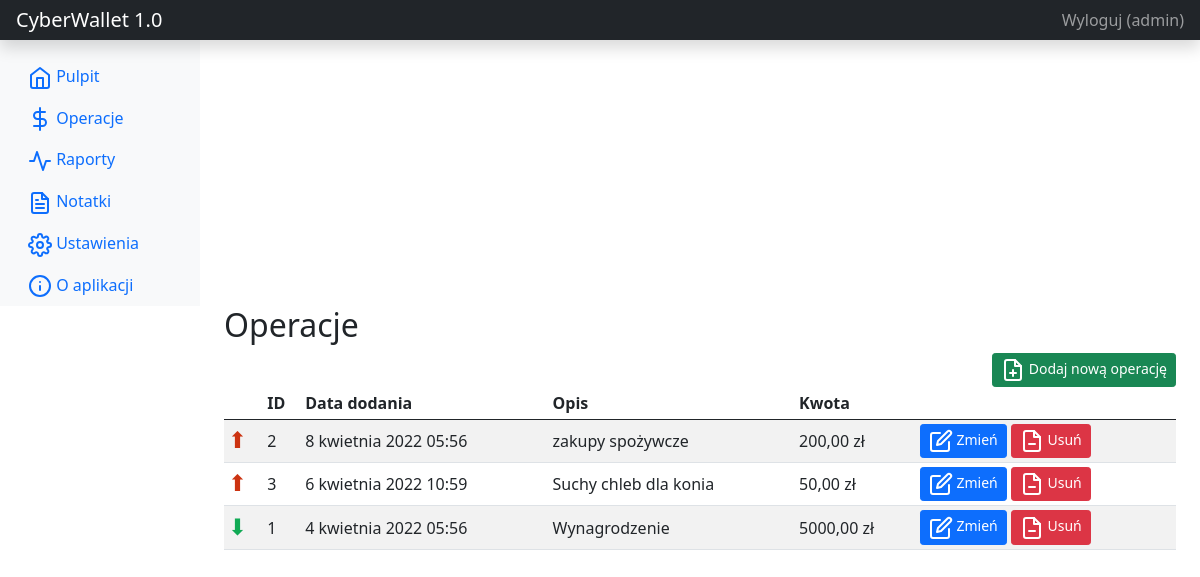
The page /read_operations/ (signed in) on the database its author committed.
### cyber_wallet_application/models.py (models this page shows)
class Operation(models.Model):
    user = models.ForeignKey(User, on_delete=models.CASCADE)
    execution_moment = models.DateTimeField()
    accounting_moment = models.DateTimeField()
    description = models.CharField(max_length=500)
    amount = models.DecimalField(max_digits=15, decimal_places=2)
    def is_income(self):
        return self.amount > 0

### cyber_wallet_application/views.py (the view)
# urls.py: path("read_operations/", views.read_operations),
@login_required(login_url=LOGIN_URL)
@require_http_methods(["GET"])
def read_operations(request):
    operations = (Operation.objects
                  .filter(user=request.user)
                  .order_by("-execution_moment"))
    return render(request, "read_operations.htm", {
        "operations": operations
    })

### cyber_wallet_application/templates/read_operations.htm
{% include "header.htm" %}
{% load mathfilters %}
<main class="col-md-9 ms-sm-auto col-lg-10 px-md-4">
            <h2>Operacje</h2>
            <div style="text-align: right;">
                <a href="/create_operation" class="btn btn-success btn-sm">
                    <span data-feather="file-plus"></span>
                    Dodaj nową operację
                </a>
            </div>
            <div class="table-responsive">
                <table class="table table-striped table-sm">
                    <thead>
                    <tr>
                        <th></th>
                        <th scope="col">ID</th>
                        <th scope="col">Data dodania</th>
                        <th scope="col">Opis</th>
                        <th scope="col">Kwota</th>
                        <th></th>
                    </tr>
                    </thead>
                    <tbody>
                        {% for operation in operations %}
                            <tr>
                                <td>{% if operation.is_income %}
                                    <span class="income">⬇</span>
                                {% else %}
                                    <span class="outcome">⬆</span>
                                {% endif %}
                                </td>
                                <td>{{ operation.id }}</td>
                                <td>{{ operation.execution_moment }}</td>
                                <td>{{ operation.description }}</td>
                                <td>{{ operation.amount|abs }} zł</td>
                                <td>
                                    <a href="/update_operation/{{ operation.id }}" class="btn btn-primary btn-sm">
                                        <span data-feather="edit"></span>
                                        Zmień
                                    </a>
                                    <a href="/delete_operation/{{ operation.id }}" class="btn btn-danger btn-sm">
                                        <span data-feather="file-minus"></span>
                                        Usuń
                                    </a>
                                </td>
                            </tr>
                        {% endfor %}
                    </tbody>
                </table>
            </div>
        </main>
{% include "footer.htm" %}

### cyber_wallet_application/templates/header.htm (shortened to what this page needs)
<!doctype html>
<html lang="pl">
<head>
    <link href="https://getbootstrap.com/docs/5.0/dist/css/bootstrap.min.css" rel="stylesheet"
>
    <link rel="stylesheet" href="https://netdna.bootstrapcdn.com/font-awesome/4.7.0/css/font-awesome.css">
    <link href="https://getbootstrap.com/docs/5.0/examples/dashboard/dashboard.css" rel="stylesheet">
            {% load static %}
</head>
<body>
<header class="navbar navbar-dark sticky-top bg-dark flex-md-nowrap p-0 shadow">
    <a class="navbar-brand col-md-3 col-lg-2 me-0 px-3" href="/">CyberWallet 1.0</a>
    <div class="navbar-nav">
        <div class="nav-item text-nowrap">
            {% if user.is_authenticated %}
            <a class="nav-link px-3" href="/accounts/logout">Wyloguj ({{ user.get_username }})</a>
            {% else %}
            <a class="nav-link px-3" href="/accounts/login">Logowanie</a>
            {% endif %}
        </div>
    </div>
</header>
{% if user.is_authenticated %}
<div class="container-fluid">
    <div class="row">
        <nav id="sidebarMenu" class="col-md-3 col-lg-2 d-md-block bg-light sidebar collapse">
            <div class="position-sticky pt-3">
                <ul class="nav flex-column">
                    <li class="nav-item">
                        <a class="nav-link {% if request.path == '/' %}active{% endif %}" href="/">
                            <span data-feather="home"></span>
                            Pulpit
                        </a>
                    </li>
                    <li class="nav-item">
                        <a class="nav-link {% if request.path == '/read_operations/' %}active{% endif %}" href="/read_operations">
                            <span data-feather="dollar-sign"></span>
                            Operacje
                        </a>
                    </li>
                    <li class="nav-item">
                        <a class="nav-link {% if request.path == '/read_reports/' %}active{% endif %}" href="/read_reports">
                            <span data-feather="activity"></span>
                            Raporty
                        </a>
                    </li>
                    <li class="nav-item">
                        <a class="nav-link {% if request.path == '/read_notes/' %}active{% endif %}" href="/read_notes">
                            <span data-feather="file-text"></span>
                            Notatki
                        </a>
                    </li>
                    <li class="nav-item">
                        <a class="nav-link {% if request.path == '/settings/' %}active{% endif %}" href="/settings">
                            <span data-feather="settings"></span>
                            Ustawienia
                        </a>
                    </li>
                    <li class="nav-item">
                        <a class="nav-link {% if request.path == '/info/' %}active{% endif %}" href="/info">
                            <span data-feather="info"></span>
                            O aplikacji
                        </a>
                    </li>
                </ul>
            </div>
        </nav>
    </div>
</div>
{% endif %}

### rows shown on the page
Operation: id "2", execution_moment "8 kwietnia 2022 05:56", description "zakupy spożywcze", amount|abs "200,00"
Operation: id "3", execution_moment "6 kwietnia 2022 10:59", description "Suchy chleb dla konia", amount|abs "50,00"
Operation: id "1", execution_moment "4 kwietnia 2022 05:56", description "Wynagrodzenie", amount|abs "5000,00"

### other values the page prints
{{ user.get_username }} "admin"
